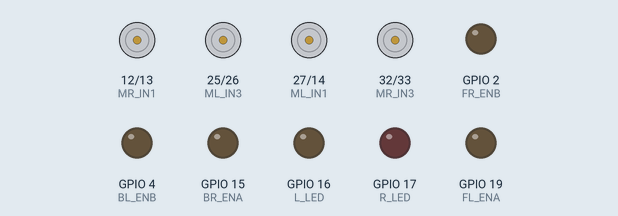
Simulated run of this sketch. Board: ESP32. Shown: motor-driver pin pairs drawn as motors (green arrow = first pin HIGH = forward, orange = second pin HIGH = backward, longer = more drive), output pins drawn as LEDs (lit = HIGH).

Above: at 0.01 s.
At 1.2 s:
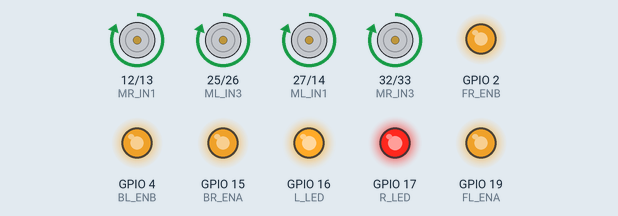
At 2.2 s:
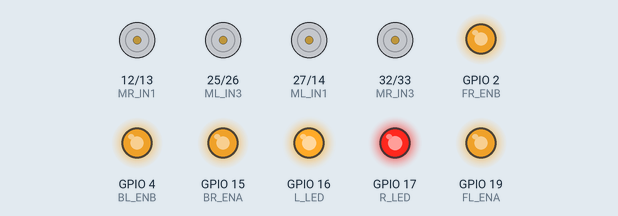
Timing chart, 0 to 3.7 s (numbered marks = the images above):
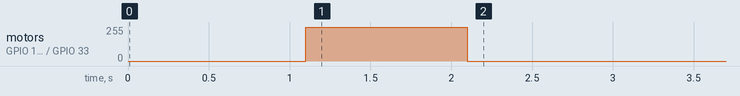

The sketch:

AGV_Adjust.ino
```cpp
//-------------------------------------------------Declare variable-------------------------------------------------------//
#define MR_IN1 12 //backright motor
#define MR_IN2 13 //backright motor
#define MR_IN3 32 //frontright motor
#define MR_IN4 33 //frontright motor

#define ML_IN1 27 //frontleft motor
#define ML_IN2 14 //frontleft motor
#define ML_IN3 25 //backleft motor
#define ML_IN4 26 //backleft motor

#define BR_ENA 15  //Pin speed backright motor
#define FR_ENB 2   //Pin speed frontright motor
#define BL_ENB 4   //Pin speed backleft motor
#define FL_ENA 19  //Pin speed frontleft motor

#define L_LED 16  // Left LED
#define R_LED 17  // Right LED

//-----------------------------------------------Adjust range value 120-255-------------------------------------------------------//
uint8_t BR_Speed = 220;  //Adjust speed //backright motor
uint8_t FR_Speed = 220;  //Adjust speed //frontright motor
uint8_t BL_Speed = 220;  //Adjust speed //backleft motor
uint8_t FL_Speed = 220;  //Adjust speed //frontleft motor

//-----------------------------------------------------------------------------------------------------------------------//

//-------------------------------------------------Edit Parameter-------------------------------------------------------//

void setup() {
  Serial.begin(115200);
  motorsetup();
  UltraPin();
  //---------- LED Pin -----------------//
  pinMode(L_LED, OUTPUT);
  pinMode(R_LED, OUTPUT);

//----------------Edit sequence code here--------------//
  digitalWrite(L_LED, HIGH);
  digitalWrite(R_LED, HIGH);
  delay(1000);

  forward(1000);
  stop(500);

}
void loop() {


}
```

Direction_fn.ino
```cpp
void motorsetup() {
  pinMode(MR_IN1, OUTPUT);
  pinMode(MR_IN2, OUTPUT);
  pinMode(MR_IN3, OUTPUT);
  pinMode(MR_IN4, OUTPUT);
  pinMode(ML_IN1, OUTPUT);
  pinMode(ML_IN2, OUTPUT);
  pinMode(ML_IN3, OUTPUT);
  pinMode(ML_IN4, OUTPUT);
  pinMode(FL_ENA, OUTPUT);
  pinMode(BL_ENB, OUTPUT);
  pinMode(BR_ENA, OUTPUT);
  pinMode(FR_ENB, OUTPUT);
  stop(100);
}
void forward(int d) {
  analogWrite(BR_ENA, BR_Speed); //Pin speed //backright motor
  analogWrite(FR_ENB, FR_Speed); //Pin speed //frontright motor
  analogWrite(BL_ENB, BL_Speed); //Pin speed //backleft motor
  analogWrite(FL_ENA, FL_Speed); //Pin speed //frontleft motor

  digitalWrite(MR_IN1, HIGH);  //backright motor
  digitalWrite(MR_IN2, LOW);   //backright motor
  digitalWrite(MR_IN3, HIGH);  //frontright motor
  digitalWrite(MR_IN4, LOW);   //frontright motor
  digitalWrite(ML_IN1, HIGH);  //frontleft motor
  digitalWrite(ML_IN2, LOW);   //frontleft motor
  digitalWrite(ML_IN3, HIGH);  //backleft motor
  digitalWrite(ML_IN4, LOW);   //backleft motor
  delay(d);
}

void backward(int d) {

}

void turn_right(int d) {

}

void turn_left(int d) {

}

void slide_left(int d) {

}

void slide_right(int d) {

}

void slide_left_forward(int d) {

}

void slide_right_forward(int d) {

}

void slide_left_backward(int d) {

}

void slide_right_backward(int d) {

}

void stop(int d) {
  digitalWrite(MR_IN1, LOW);  //backright motor
  digitalWrite(MR_IN2, LOW);   //backright motor
  digitalWrite(MR_IN3, LOW);  //frontright motor
  digitalWrite(MR_IN4, LOW);   //frontright motor
  digitalWrite(ML_IN1, LOW);  //frontleft motor
  digitalWrite(ML_IN2, LOW);   //frontleft motor
  digitalWrite(ML_IN3, LOW);  //backleft motor
  digitalWrite(ML_IN4, LOW);   //backleft motor
  delay(d);
}
```

Ultra.ino
```cpp
#define TRIG  5  // define Trig pin Ultrasonic
#define ECHO  35 // define Echo pin Ultrasonic

//------------------------------------------------------------------------MicrosecondsToCentimeters Function-----------------------------------------------------------------------------//
long microsecondsToCentimeters(long microseconds)
{
// The speed of sound is 340 m/s or 29 microseconds per centimeter.
// The ping travels out and back, so to find the distance of the
// object we take half of the distance travelled.
return microseconds / 29 / 2;
}

void UltraPin(){
  pinMode(TRIG, OUTPUT);
  pinMode(ECHO, INPUT);
}
//------------------------------------------------------------------------Car Detect Wall Function-----------------------------------------------------------------------------//

void forward_to_wall(int distance) {
  while (1) {
    long duration, cm;

    digitalWrite(TRIG, LOW);
    delayMicroseconds(2);
    digitalWrite(TRIG, HIGH);
    delayMicroseconds(5);
    digitalWrite(TRIG, LOW);
    duration = pulseIn(ECHO, HIGH);
    cm = microsecondsToCentimeters(duration);

    Serial.println(cm);
    delay(10);
    forward(50);

    if (cm <= distance && cm != 0) {
      stop(50);
      break;
    }
  }
}
```
